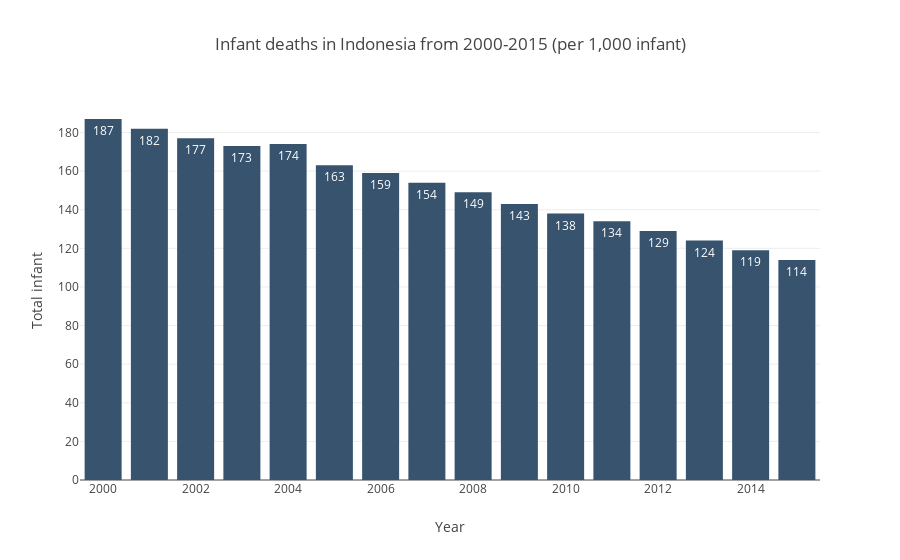

This figure's notebook cell:
### Markdown cell above
Is it good?

### Code cell
import plotly.graph_objs as go
# Create a trace
trace = go.Bar(
    x = idn["Year"],
    y = idn["infant deaths"],
    text = idn["infant deaths"],
    textposition = 'auto',
    marker=dict(
        color='rgb(55, 83, 109)'
    )
)
layout = dict(title = 'Infant deaths in Indonesia from 2000-2015 (per 1,000 infant)',
              xaxis = dict(title = 'Year'),
              yaxis = dict(title = 'Total infant'),
              )
data2 = [trace]
fig = dict(data=data2, layout=layout)
iplot(fig, filename='basic-bar')

### Figure 1 — Plotly figure (JSON) as saved in the notebook; plotly's stock layout.template omitted (floating-point values rounded to 4 significant figures)
{"data": [{"marker": {"color": "rgb(55, 83, 109)"}, "text": [114, 119, 124, 129, 134, 138, 143, 149, 154, 159, 163, 174, 173, 177, 182, 187], "textposition": "auto", "type": "bar", "uid": "293c560c-029d-11e9-a0b6-bcee7b0c69ff", "x": [2015, 2014, 2013, 2012, 2011, 2010, 2009, 2008, 2007, 2006, 2005, 2004, 2003, 2002, 2001, 2000], "y": [114, 119, 124, 129, 134, 138, 143, 149, 154, 159, 163, 174, 173, 177, 182, 187]}], "layout": {"title": "Infant deaths in Indonesia from 2000-2015 (per 1,000 infant)", "xaxis": {"title": "Year"}, "yaxis": {"title": "Total infant"}}}
